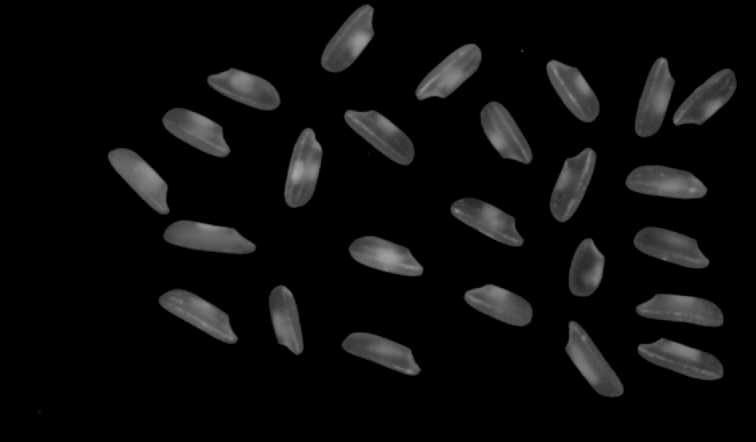
//> input picture images/rice.png, 756 x 442 px
$ ./main047   (built with g++ and OpenCV 4)
//> lines starting //> are read from the running program, lines starting //| are printed output that depends on the picture; after the words box and inside, x2 and y2 are one past the last pixel; in counts of white or black regions, pixels touching at a corner belong together
/*
二值图像连通组件状态统计

OpenCV中的连通组件标记算法有两个相关的API，
一个是不带统计信息的API
int cv::connectedComponents(
	InputArray 	image, // 输入二值图像，黑色背景
	OutputArray 	labels, // 输出的标记图像，背景index=0
	int 	connectivity = 8, // 连通域，默认是8连通
	int 	ltype = CV_32S // 输出的labels类型，默认是CV_32S
)
另外一个是会输出连通组件统计信息的相关API，
int cv::connectedComponentsWithStats(
	InputArray image,
	OutputArray labels,
	OutputArray stats,
	OutputArray centroids,
	int connectivity,
	int ltype,
	int ccltype
)
相关的统计信息包括在输出stats的对象中，每个连通组件有一个这样的输出结构体。
CC_STAT_LEFT
Python : cv.CC_STAT_LEFT
	连通组件外接矩形左上角坐标的X位置信息

	CC_STAT_TOP
	Python : cv.CC_STAT_TOP
	连通组件外接左上角坐标的Y位置信息

	CC_STAT_WIDTH
	Python : cv.CC_STAT_WIDTH
	连通组件外接矩形宽度

	CC_STAT_HEIGHT
	Python : cv.CC_STAT_HEIGHT
	连通组件外接矩形高度

	CC_STAT_AREA
	Python : cv.CC_STAT_AREA
	连通组件的面积大小，基于像素多少统计。

	Centroids输出的是每个连通组件的中心位置坐标(x, y)
*/


#include <opencv2/opencv.hpp>
#include <iostream>

using namespace cv;
using namespace std;

RNG rng(12345);
void componentwithstats_demo(Mat &image);
int main(int argc, char** argv) {
	Mat src = imread("../images/rice.png");
//> src is the input picture: 442 rows x 756 cols, CV_8UC3; min 0, max 167, mean 12.3
	if (src.empty()) {
		printf("could not load image...\n");
	}
	imshow("input", src);
	componentwithstats_demo(src);

	waitKey(0);
	return 0;
}

void componentwithstats_demo(Mat &image) {
	// extract labels
	Mat gray, binary;
	GaussianBlur(image, image, Size(3, 3), 0);
//> image: 442 rows x 756 cols, CV_8UC3; 13.86% of pixels changed, all inside (x1, y1, x2, y2) = (36, 2, 738, 416)
	cvtColor(image, gray, COLOR_BGR2GRAY);
	threshold(gray, binary, 0, 255, THRESH_BINARY | THRESH_OTSU);
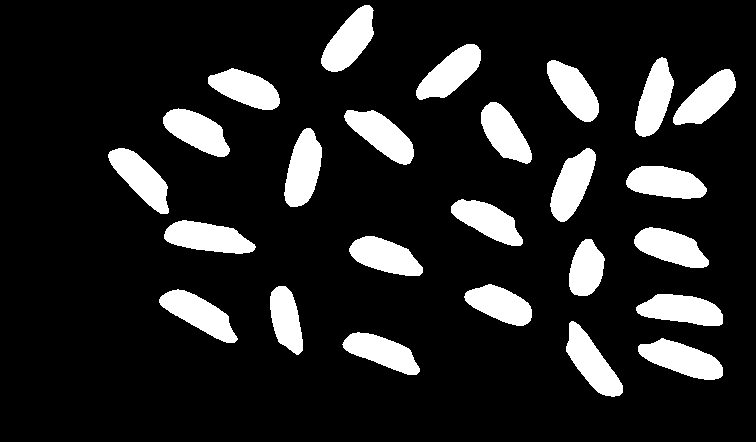
//> binary: 442 rows x 756 cols, CV_8UC1; 14.2% white; 25 white regions, largest, box (x1, y1, x2, y2) and area: (164, 220, 256, 254) 2068, (638, 338, 723, 380) 2064, (284, 128, 322, 207) 2041
	Mat labels = Mat::zeros(image.size(), CV_32S);
	Mat stats, centroids;
	int num_labels = connectedComponentsWithStats(binary, labels, stats, centroids, 8, 4);
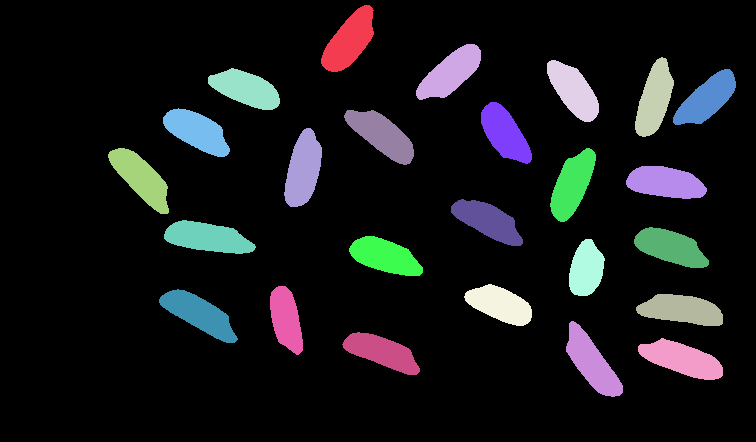
//> labels: 442 rows x 756 cols, CV_32SC1; 26 distinct labels, from 0 to 25; one colour per label, 0 black
//> stats = 26 rows, first 6: [0, 0, 756, 442, 286548], [321, 5, 53, 67, 2022], [416, 44, 65, 56, 1955], [635, 57, 39, 80, 1900], [547, 60, 52, 62, 1844], [208, 68, 72, 42, 1861]; centroids = 26 pairs, first value 140.5 to 706.3, second value 40.21 to 362.3; num_labels = 26
	printf("total labels : %d\n", (num_labels - 1));
//| total labels : 25
	vector<Vec3b> colors(num_labels);

	// background color
	colors[0] = Vec3b(0, 0, 0);

	// object color
	for (int i = 1; i < num_labels; i++) {
		colors[i] = Vec3b(rng.uniform(0, 256), rng.uniform(0, 256), rng.uniform(0, 256));
	}
//> this loop made 25 passes

	// extract stats info
	Mat dst = image.clone();
	int w = image.cols;
//> w = 756
	int h = image.rows;
//> h = 442
	for (int i = 1; i < num_labels; i++) {
		// 中心位置
		int cx = centroids.at<double>(i, 0);
		int cy = centroids.at<double>(i, 1);

		int x = stats.at<int>(i, CC_STAT_LEFT);
		int y = stats.at<int>(i, CC_STAT_TOP);
		int w = stats.at<int>(i, CC_STAT_WIDTH);
		int h = stats.at<int>(i, CC_STAT_HEIGHT);
		int area = stats.at<int>(i, CC_STAT_AREA);

		// 中心位置绘制
		circle(dst, Point(cx, cy), 2, Scalar(0, 255, 0), 2, 8, 0);
		// 外接矩形
		Rect rect(x, y, w, h);
		rectangle(dst, rect, colors[i], 1, 8, 0);
		putText(dst, format("num:%d", i), Point(x, y), FONT_HERSHEY_SIMPLEX, .5, Scalar(0, 0, 255), 1);
		printf(" num: %d,  rice area %d\n", i, area);
	}
//> this loop made 25 passes
//> (cx, cy, x, y, w, h, area) on passes 1 to 12: (348, 40, 321, 5, 53, 67, 2022), (450, 72, 416, 44, 65, 56, 1955), (654, 98, 635, 57, 39, 80, 1900), (573, 90, 547, 60, 52, 62, 1844), (245, 88, 208, 68, 72, 42, 1861), (706, 98, 673, 69, 63, 56, 1885), (504, 133, 481, 102, 51, 62, 1831), (196, 131, 163, 108, 67, 49, 1916), (381, 134, 344, 110, 70, 55, 2017), (302, 169, 284, 128, 38, 79, 2041), (140, 177, 108, 148, 61, 66, 1970), (571, 184, 550, 148, 46, 74, 1966)
//|  num: 1,  rice area 2022
//|  num: 2,  rice area 1955
//|  num: 3,  rice area 1900
//|  num: 4,  rice area 1844
//|  num: 5,  rice area 1861
//|  num: 6,  rice area 1885
//|  num: 7,  rice area 1831
//|  num: 8,  rice area 1916
//> (output is shown up to pass 8 of 25)
//> pass 1, in componentwithstats_demo, `putText(dst, format("num:%d", i), Point(x, y), FONT_HERSHEY_SIMPLEX, ...`:
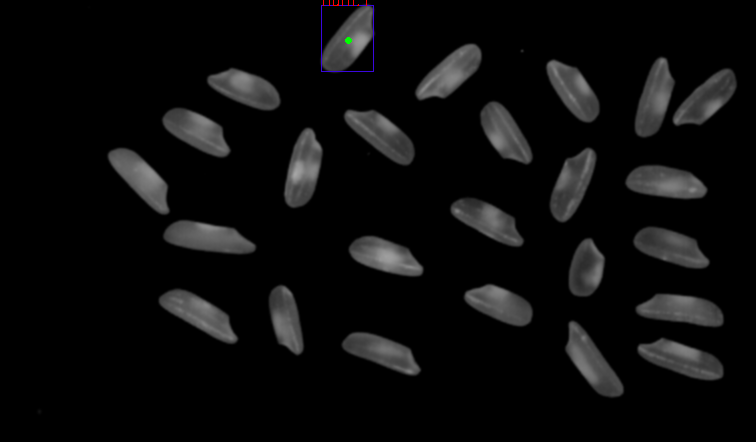
//> dst: 442 rows x 756 cols, CV_8UC3; mean B, G, R 12.5, 12.4, 12.4
//> pass 2, in componentwithstats_demo, `putText(dst, format("num:%d", i), Point(x, y), FONT_HERSHEY_SIMPLEX, ...`:
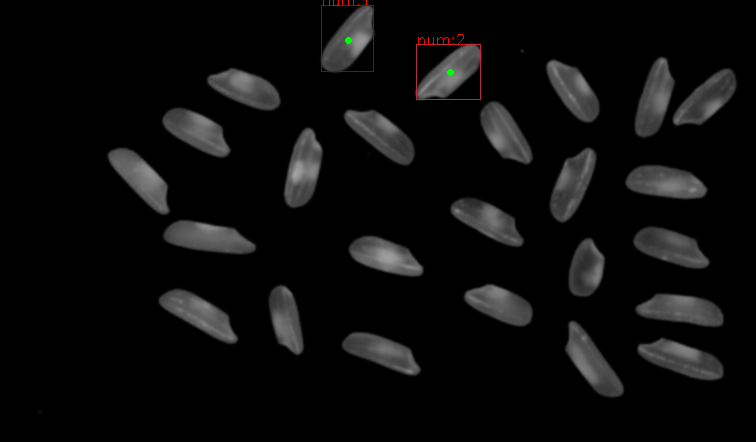
//> dst: 442 rows x 756 cols, CV_8UC3; 0.11% of pixels changed, all inside (x1, y1, x2, y2) = (416, 34, 481, 100)
//> pass 3, in componentwithstats_demo, `putText(dst, format("num:%d", i), Point(x, y), FONT_HERSHEY_SIMPLEX, ...`:
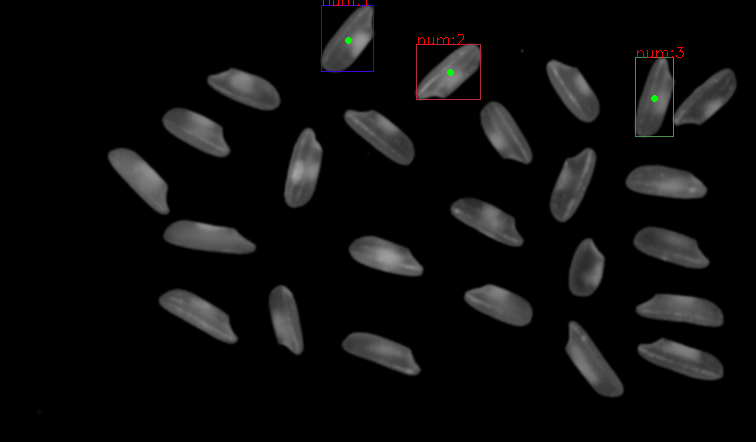
//> dst: 442 rows x 756 cols, CV_8UC3; 0.11% of pixels changed, all inside (x1, y1, x2, y2) = (635, 47, 684, 137)
//> after the loop:
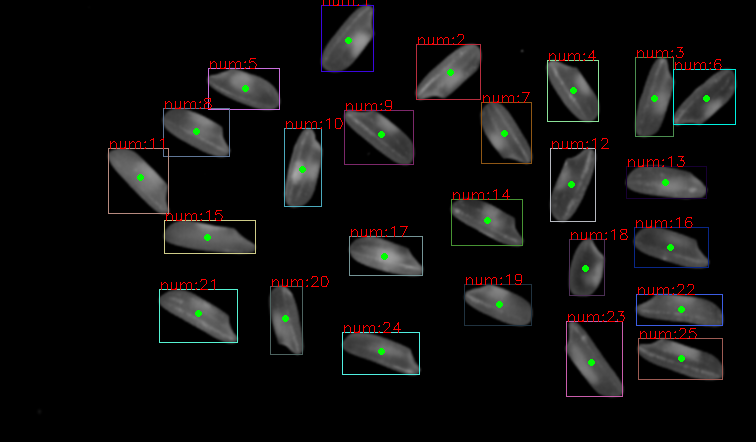
//> dst: 442 rows x 756 cols, CV_8UC3; 2.4% of pixels changed, all inside (x1, y1, x2, y2) = (108, 50, 736, 397)
	imshow("ccla-demo", dst);
	imwrite("D:/ccla_dst.png", dst);
}

$ run again, with images/a.png copied over images/rice.png
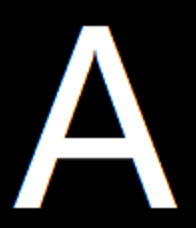
//> input picture images/a.png, 196 x 228 px
//> src is the input picture: 228 rows x 196 cols, CV_8UC3; mean B, G, R 56.8, 56.8, 56.8
//> image: 228 rows x 196 cols, CV_8UC3; 13.55% of pixels changed, all inside (x1, y1, x2, y2) = (11, 24, 181, 210)
//> in componentwithstats_demo, `threshold(gray, binary, 0, 255, THRESH_BINARY | THRESH_OTSU);`:
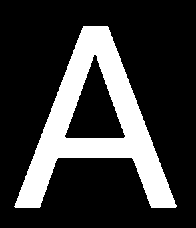
//> binary: 228 rows x 196 cols, CV_8UC1; 22.3% white; 1 white region, box (x1, y1, x2, y2) and area: (14, 26, 177, 208) 9966
//> stats = [[0, 0, 196, 228, 34722], [14, 26, 163, 182, 9966]]; centroids = [[98.15, 110.2], [95.23, 125.1]]; num_labels = 2
//| total labels : 1
//> the loop in componentwithstats_demo, `for (int i = 1; i < num_labels; i++)` made 1 pass
//> the loop in componentwithstats_demo, `for (int i = 1; i < num_labels; i++)` made 1 pass
//> (cx, cy, x, y, w, h, area) on pass 1: (95, 125, 14, 26, 163, 182, 9966)
//> (printed output is left out)
//> pass 1, in componentwithstats_demo, `putText(dst, format("num:%d", i), Point(x, y), FONT_HERSHEY_SIMPLEX, ...`:
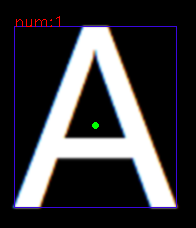
//> dst: 228 rows x 196 cols, CV_8UC3; mean B, G, R 59.8, 56.8, 57.9

$ run again, with images/abc.png copied over images/rice.png
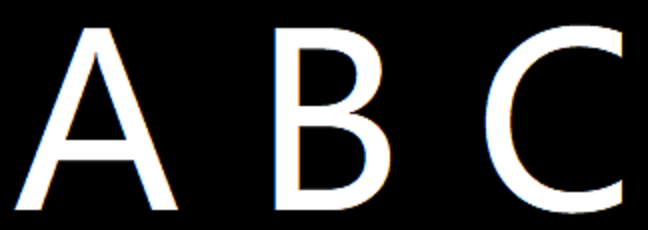
//> input picture images/abc.png, 648 x 230 px
//> src is the input picture: 230 rows x 648 cols, CV_8UC3; mean B, G, R 50.8, 50.8, 50.8
//> image: 230 rows x 648 cols, CV_8UC3; 11.7% of pixels changed, all inside (x1, y1, x2, y2) = (12, 22, 626, 216)
//> binary: 230 rows x 648 cols, CV_8UC1; 20% white; 3 white regions, box (x1, y1, x2, y2) and area: (275, 28, 390, 210) 11758, (15, 28, 178, 210) 9966, (486, 26, 622, 214) 8045
//> in componentwithstats_demo, `int num_labels = connectedComponentsWithStats(binary, labels, stats, c..`:
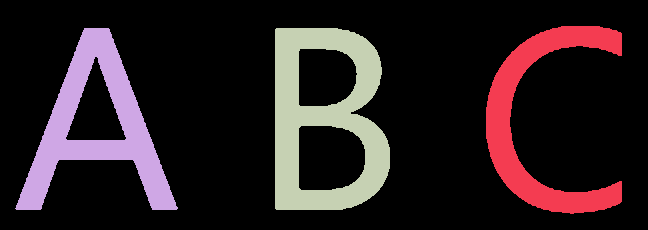
//> labels: 230 rows x 648 cols, CV_32SC1; 4 distinct labels, from 0 to 3; one colour per label, 0 black
//> stats = [[0, 0, 648, 230, 119271], [486, 26, 136, 188, 8045], [15, 28, 163, 182, 9966], [275, 28, 115, 182, 11758]]; centroids = [[327.6, 112.7], [541.9, 120], [96.23, 127.1], [325.2, 118.7]]; num_labels = 4
//| total labels : 3
//> the loop in componentwithstats_demo, `for (int i = 1; i < num_labels; i++)` made 3 passes
//> the loop in componentwithstats_demo, `for (int i = 1; i < num_labels; i++)` made 3 passes
//> (cx, cy, x, y, w, h, area) on passes 1 to 3: (541, 119, 486, 26, 136, 188, 8045), (96, 127, 15, 28, 163, 182, 9966), (325, 118, 275, 28, 115, 182, 11758)
//> (printed output is left out)
//> pass 3, in componentwithstats_demo, `putText(dst, format("num:%d", i), Point(x, y), FONT_HERSHEY_SIMPLEX, ...`:
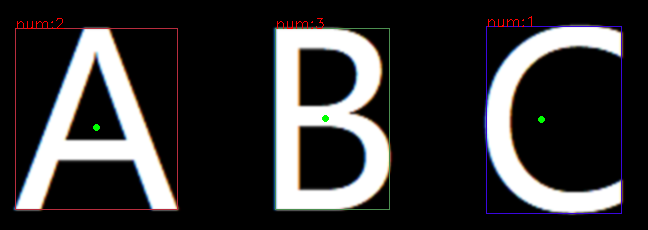
//> dst: 230 rows x 648 cols, CV_8UC3; mean B, G, R 51.6, 51.1, 52
